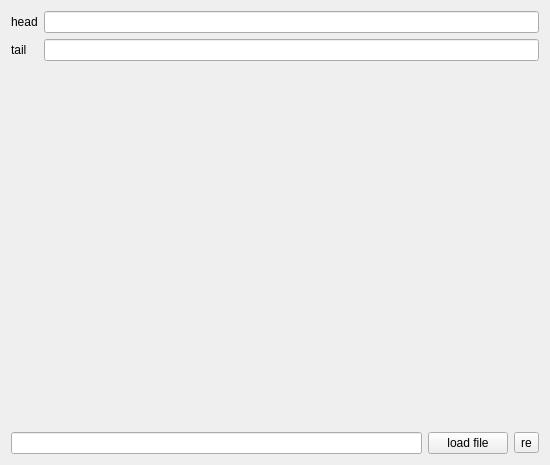
<?xml version="1.0" encoding="UTF-8"?>
<ui version="4.0">
 <class>FormPlotSimulate</class>
 <widget class="QWidget" name="FormPlotSimulate">
  <property name="geometry">
   <rect>
    <x>0</x>
    <y>0</y>
    <width>550</width>
    <height>465</height>
   </rect>
  </property>
  <property name="windowTitle">
   <string>Form</string>
  </property>
  <layout class="QGridLayout" name="gridLayout" rowstretch="0,0">
   <item row="1" column="0">
    <layout class="QHBoxLayout" name="hLayLoad">
     <item>
      <widget class="QLineEdit" name="lineEditPath"/>
     </item>
     <item>
      <widget class="QPushButton" name="btnLoadFile">
       <property name="text">
        <string>load file</string>
       </property>
      </widget>
     </item>
     <item>
      <widget class="QToolButton" name="toolButtonRe">
       <property name="text">
        <string>re</string>
       </property>
      </widget>
     </item>
    </layout>
   </item>
   <item row="0" column="0">
    <layout class="QFormLayout" name="formLayout">
     <item row="0" column="0">
      <widget class="QLabel" name="labelHead">
       <property name="text">
        <string>head</string>
       </property>
      </widget>
     </item>
     <item row="1" column="0">
      <widget class="QLabel" name="labelTail">
       <property name="text">
        <string>tail</string>
       </property>
      </widget>
     </item>
     <item row="0" column="1">
      <widget class="QLineEdit" name="lineEditHead"/>
     </item>
     <item row="1" column="1">
      <widget class="QLineEdit" name="lineEditTail"/>
     </item>
    </layout>
   </item>
  </layout>
 </widget>
 <tabstops>
  <tabstop>lineEditHead</tabstop>
  <tabstop>lineEditTail</tabstop>
  <tabstop>lineEditPath</tabstop>
  <tabstop>btnLoadFile</tabstop>
  <tabstop>toolButtonRe</tabstop>
 </tabstops>
 <resources/>
 <connections/>
</ui>
